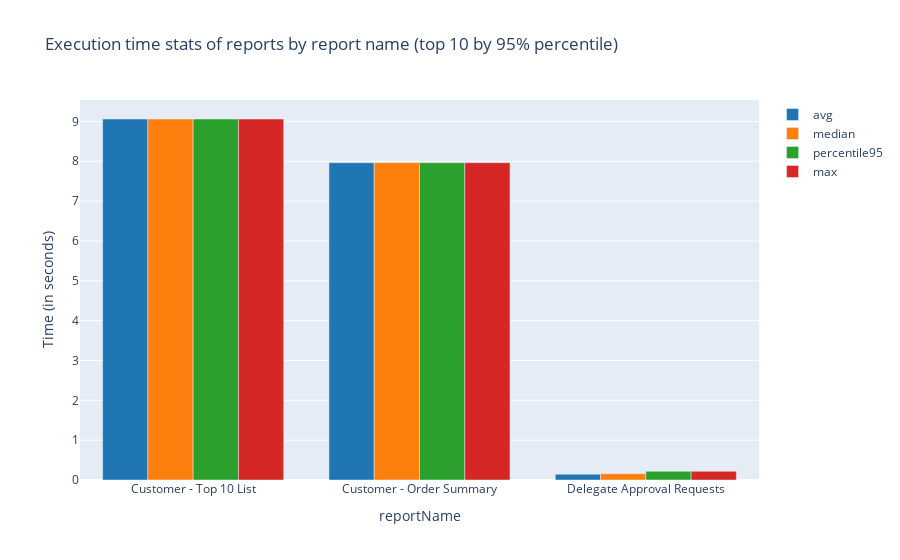

This figure's notebook cell:
### Code cell
%%kql
let _aadTenantId = aadTenantId;
let _environmentName = environmentName;
let _startDate = startDate;
let _endDate = endDate;
traces
| where 1==1 
    and timestamp >= todatetime(_startDate)
    and timestamp <= todatetime(_endDate) + totimespan(24h) - totimespan(1ms)   
    and (_aadTenantId == '' or customDimensions.aadTenantId == _aadTenantId)
    and (_environmentName == '' or customDimensions.environmentName == _environmentName )
    and customDimensions.eventId == 'RT0006'
| extend reportName = tostring( customDimensions.alObjectName )
       , executionTimeInSec = toreal(totimespan(customDimensions.totalTime))/10000000 //the datatype for totalTime is timespan 
| where reportName <> ''
| summarize avg=avg(executionTimeInSec), median=percentile(executionTimeInSec, 50), percentile95=percentile(executionTimeInSec, 95), max=max(executionTimeInSec)   
  by reportName
| order by percentile95
| limit 10
| render columnchart with  (title= 'Execution time stats of reports by report name (top 10 by 95% percentile)', ytitle='Time (in seconds)' )

### Figure 1 — Plotly figure (JSON) as saved in the notebook; plotly's stock layout.template omitted (floating-point values rounded to 4 significant figures)
{"data": [{"marker": {"color": "rgb(31, 118, 179)"}, "name": "avg", "orientation": "v", "type": "bar", "x": ["Customer - Top 10 List", "Customer - Order Summary", "Delegate Approval Requests"], "y": [9.061, 7.965, 0.1471]}, {"marker": {"color": "rgb(254, 127, 14)"}, "name": "median", "orientation": "v", "type": "bar", "x": ["Customer - Top 10 List", "Customer - Order Summary", "Delegate Approval Requests"], "y": [9.061, 7.965, 0.158]}, {"marker": {"color": "rgb(44, 160, 44)"}, "name": "percentile95", "orientation": "v", "type": "bar", "x": ["Customer - Top 10 List", "Customer - Order Summary", "Delegate Approval Requests"], "y": [9.061, 7.965, 0.2173]}, {"marker": {"color": "rgb(214, 39, 39)"}, "name": "max", "orientation": "v", "type": "bar", "x": ["Customer - Top 10 List", "Customer - Order Summary", "Delegate Approval Requests"], "y": [9.061, 7.965, 0.2173]}], "layout": {"showlegend": true, "title": {"text": "Execution time stats of reports by report name (top 10 by 95% percentile)"}, "xaxis": {"ticksuffix": "", "title": {"text": "reportName"}, "type": "category"}, "yaxis": {"title": {"text": "Time (in seconds)"}, "type": "linear"}}}
